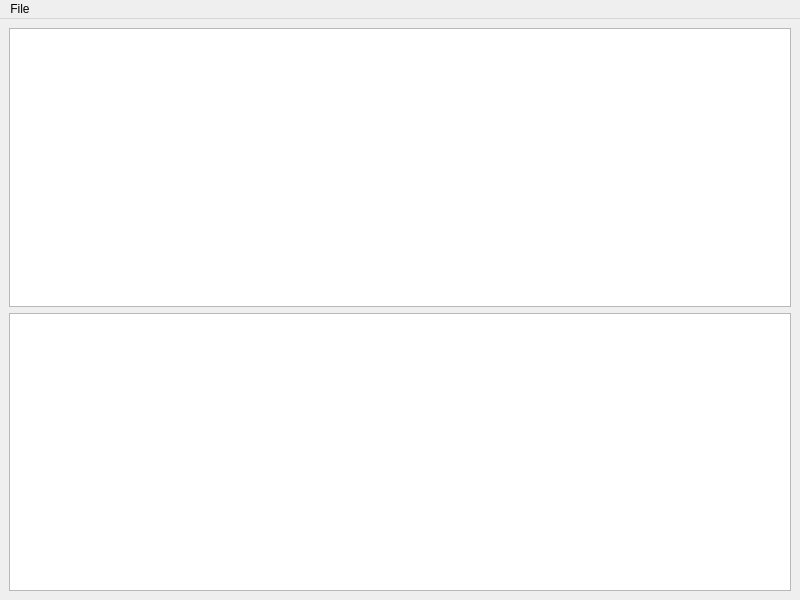
<?xml version="1.0" encoding="UTF-8"?>
<ui version="4.0">
 <class>MainWindow</class>
 <widget class="QMainWindow" name="MainWindow">
  <property name="geometry">
   <rect>
    <x>0</x>
    <y>0</y>
    <width>800</width>
    <height>600</height>
   </rect>
  </property>
  <property name="windowTitle">
   <string>Wurst</string>
  </property>
  <widget class="QWidget" name="centralwidget">
   <layout class="QVBoxLayout" name="verticalLayout">
    <item>
     <widget class="QTreeView" name="projectTree"/>
    </item>
    <item>
     <widget class="QTableView" name="projectTable"/>
    </item>
   </layout>
  </widget>
  <widget class="QMenuBar" name="menuBar">
   <property name="geometry">
    <rect>
     <x>0</x>
     <y>0</y>
     <width>800</width>
     <height>23</height>
    </rect>
   </property>
   <widget class="QMenu" name="menuFile">
    <property name="title">
     <string>File</string>
    </property>
    <addaction name="actionOpen"/>
   </widget>
   <addaction name="menuFile"/>
  </widget>
  <action name="actionAbout">
   <property name="text">
    <string>About</string>
   </property>
  </action>
  <action name="actionOpen">
   <property name="text">
    <string>Open</string>
   </property>
  </action>
 </widget>
 <resources/>
 <connections/>
</ui>
